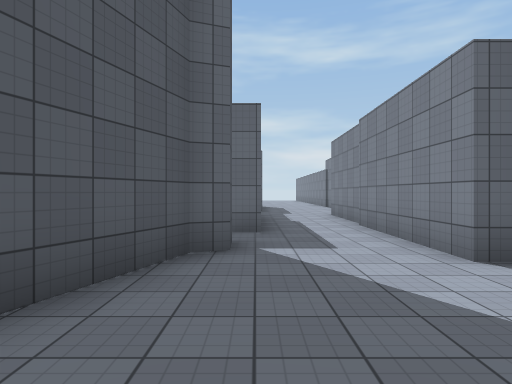
View 1 (above)

15 first-person views from a walk through a Unity game level. The camera is 1.5 m above the floor, looks level and sees 75° across. The floor is counted in squares, 2 m on a side. Each view is taken from the middle of a square. On the plan, view 1 faces up. The plan holds only what a view shows up to about 11 squares ahead; the rest is blank. Surface patterns are stand-ins for the level's own textures.

View 2
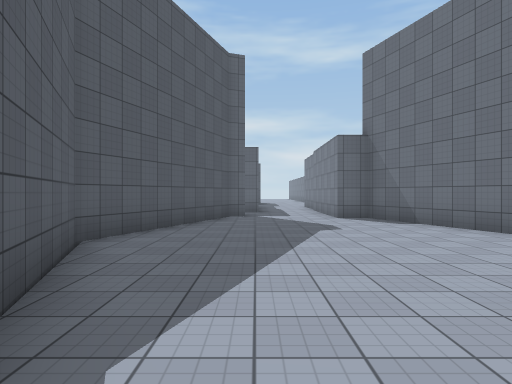

View 3
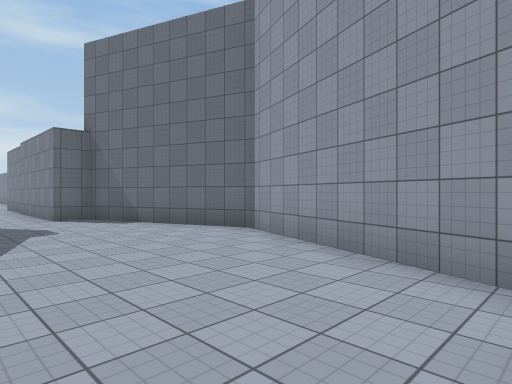

View 4
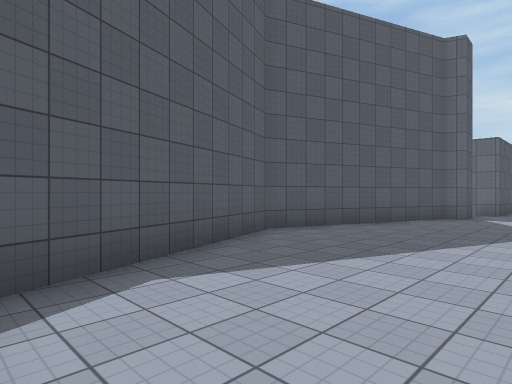

View 5
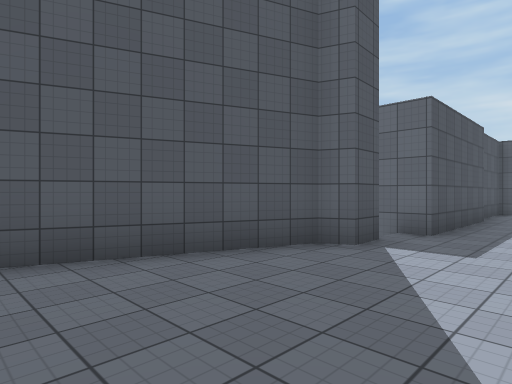

View 6
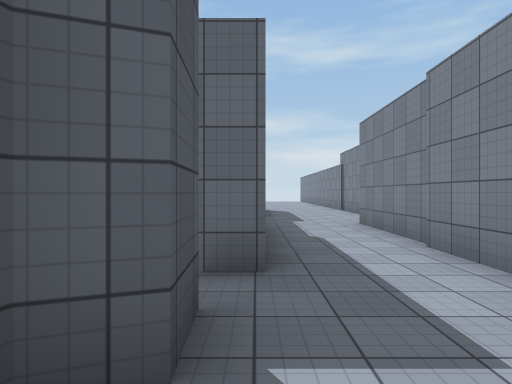

View 7
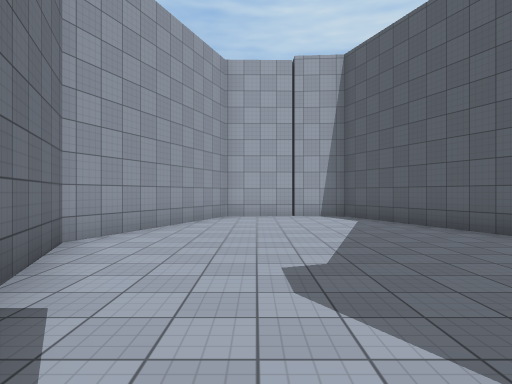

View 8
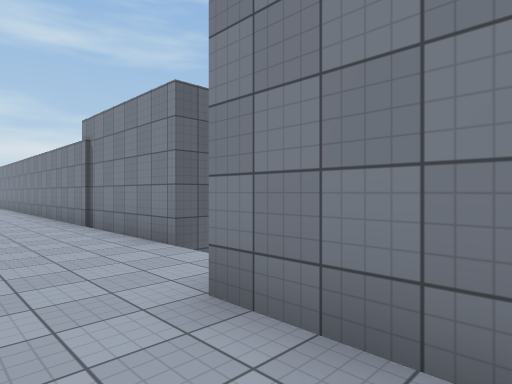

View 9
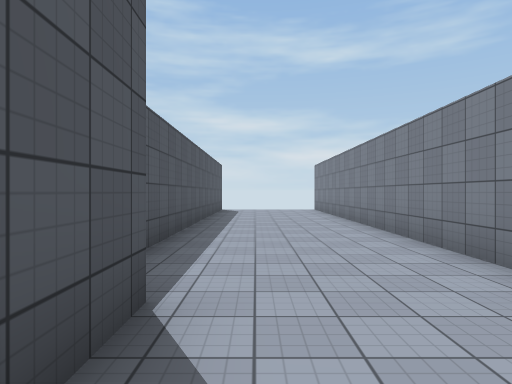

View 10
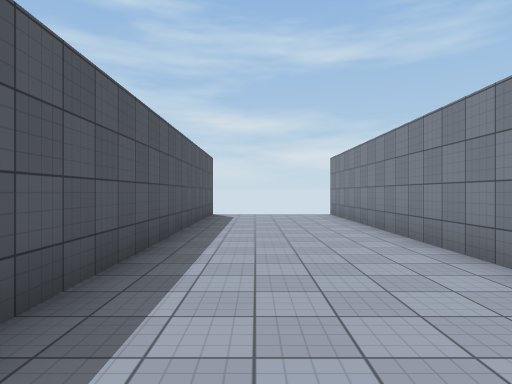

View 11
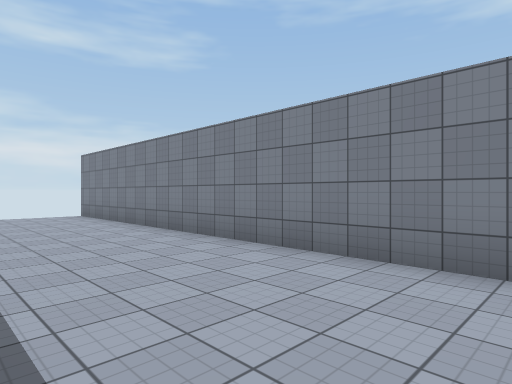

View 12
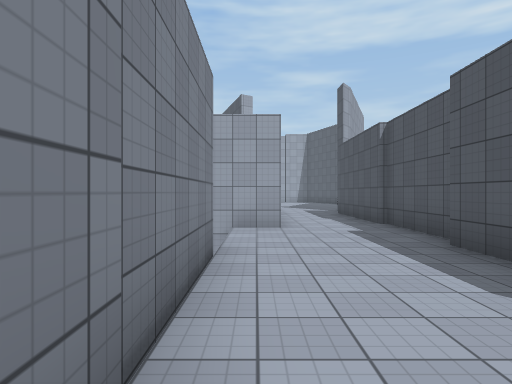

View 13
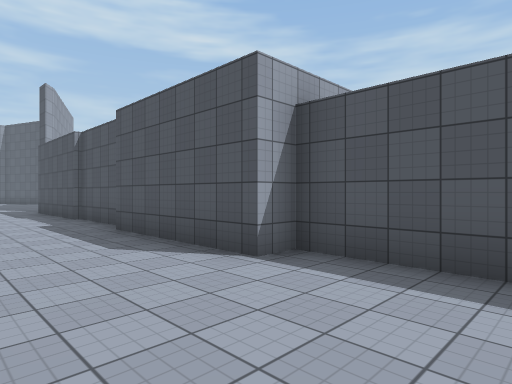

View 14
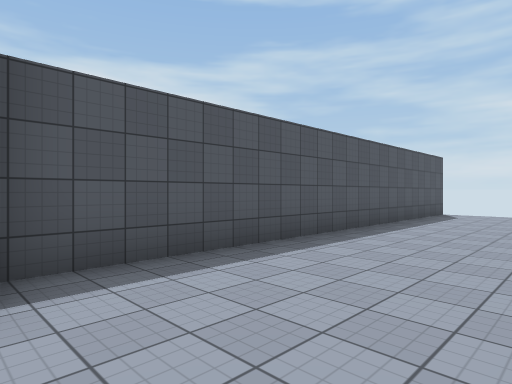

View 15
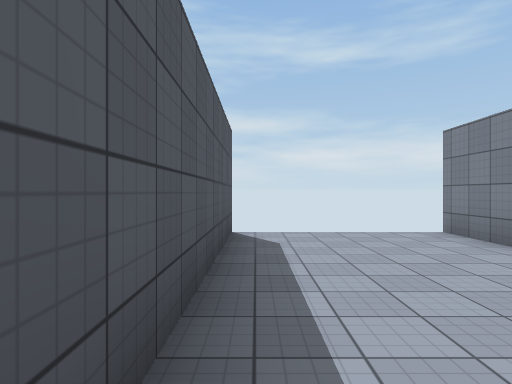

### Floor plan
Points are (right, up) in squares from view 1. A wall is a line through its corners. A room is listed if a view was taken in it or the views show most of it. See-through windows are left out.
Room 1 (views 1, 2, 3, 4, 5, 6, 7, 8)
walls: (-0.4, 5.1) (-0.4, 4.3) (-0.8, 4.1) (-2.7, -1) (-0.7, -6.3) (2.9, -6.3) (4.9, -1) (3.2, 3.6) (2.5, 3.6) (2.5, 11) (4, 11); (0.1, 10.2) (0.1, 6.2) (-0.9, 6.2); (-0.1, 13.2) (-0.1, 10.1)
ways out: opening at (2, 12) to room 2; gap at (-1, 5)
Room 2 (views 9, 10, 11, 12, 13, 14, 15)
walls: (3.5, 13.3) (3.5, 29.2); (-0.4, 29.1) (-0.4, 17.3) (0.2, 17.3) (0.2, 13.2)
ways out: opening at (2, 12) to room 1; gap at (-1, 29); gap at (4, 29)

Positions as (right, up) in squares from view 1, and headings:
1: (0, 0), facing up
2: (0, -6), facing up
3: (0, -6), facing up-right
4: (2, -6), facing up-left
5: (2, 0), facing up-left
6: (0, 3), facing up
7: (2, 4), facing down
8: (1, 9), facing up-right
9: (1, 15), facing up
10: (1, 18), facing up
11: (0, 18), facing up-right
12: (3, 18), facing down
13: (3, 20), facing down-left
14: (3, 17), facing up-left
15: (0, 23), facing up
